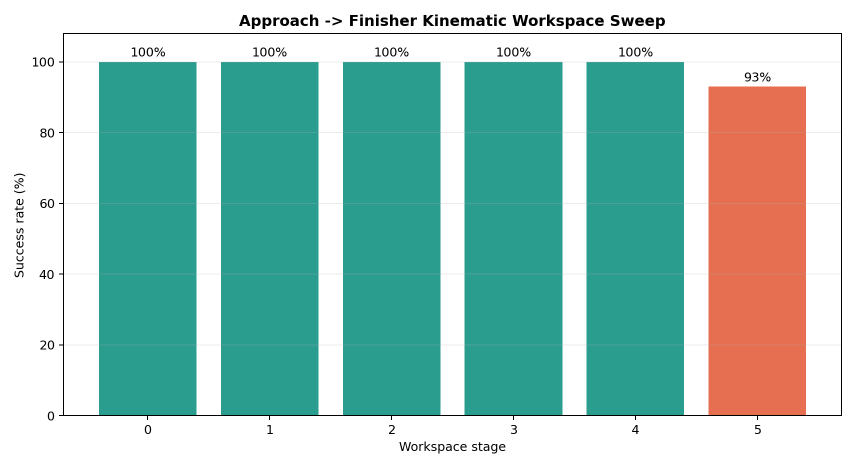
#> input picture report/figures/workspace_sweep_stage_success.png, 1710 x 936 px (shown at 1/2 size)
$ python generate_final_videos.py
#> lines starting #> are read from the running program, lines starting #| are printed output that depends on the picture
#!/usr/bin/env python3
"""Generate lightweight MP4 demo videos from final-package outputs.

The videos are intentionally self-contained and headless-friendly: they render
title cards, official metrics, and generated figures into short MP4 clips. This
keeps the final demo package usable even when Gazebo/GUI recording is not
available during packaging.
"""

from __future__ import annotations

import json
import shutil
import subprocess
import tempfile
import textwrap
from pathlib import Path

from PIL import Image, ImageDraw, ImageFont


ROOT = Path(__file__).resolve().parents[2]
REPORT = ROOT / "report"
VIDEOS = REPORT / "videos"
FIGURES = REPORT / "figures"
DEMO_OUTPUTS = REPORT / "demo_outputs"

W, H = 1280, 720
FPS = 2


def _font(size: int) -> ImageFont.ImageFont:
#> called with size = 44
    candidates = [
        "/usr/share/fonts/truetype/dejavu/DejaVuSans.ttf",
        "/usr/share/fonts/truetype/dejavu/DejaVuSans-Bold.ttf",
    ]
    for path in candidates:
        if Path(path).exists():
            return ImageFont.truetype(path, size=size)
    return ImageFont.load_default()


FONT_TITLE = _font(44)
FONT_SUBTITLE = _font(30)
FONT_BODY = _font(25)
FONT_SMALL = _font(20)


def _load_json(path: Path) -> dict:
    if not path.exists():
        return {}
    with path.open("r", encoding="utf-8") as f:
        return json.load(f)


def _card(title: str, lines: list[str], accent: tuple[int, int, int] = (42, 157, 143)) -> Image.Image:
#> called with title = 'Demo 1: Qwen L1 Bridge', accent = (38, 70, 83)
    img = Image.new("RGB", (W, H), (250, 248, 242))
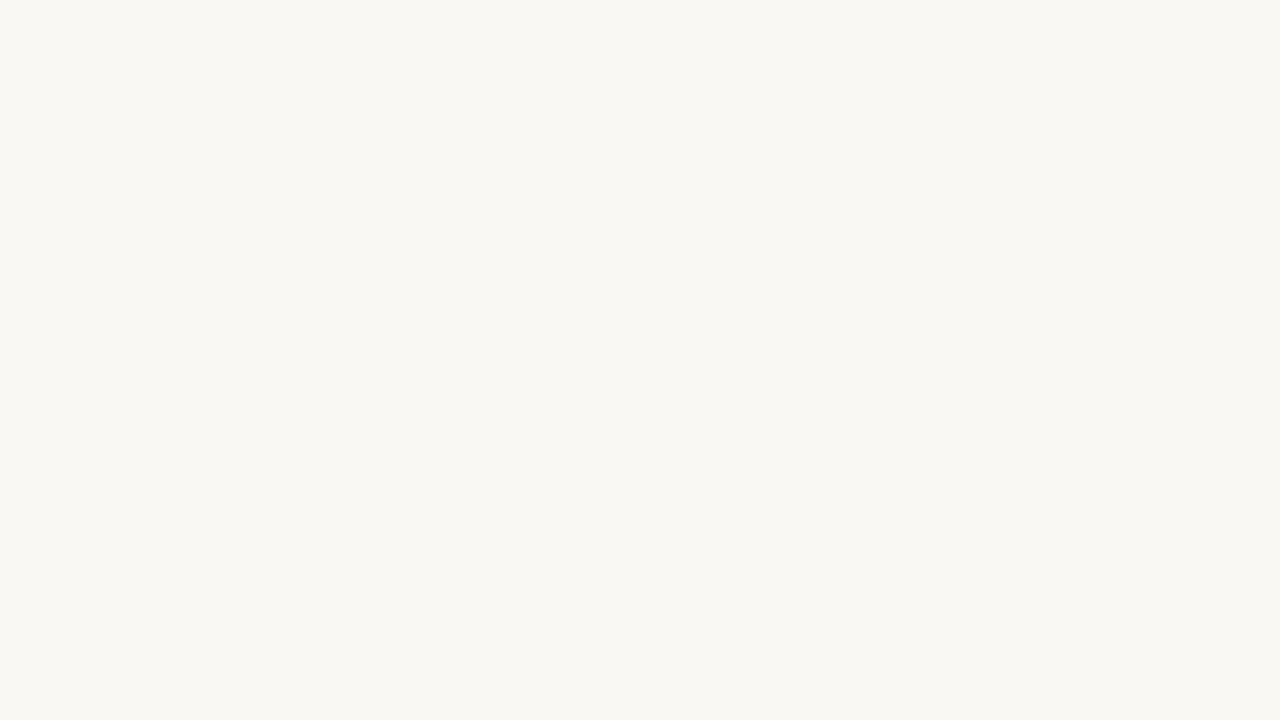
#> img: PIL image 1280x720 RGB; mean R, G, B 250, 248, 242
    draw = ImageDraw.Draw(img)
    draw.rectangle([0, 0, W, 24], fill=accent)
    draw.text((72, 70), title, font=FONT_TITLE, fill=(32, 32, 32))
    y = 155
    for line in lines:
        if not line:
            y += 20
            continue
        wrapped = textwrap.wrap(line, width=72)
        for part in wrapped:
            draw.text((92, y), part, font=FONT_BODY, fill=(45, 45, 45))
            y += 38
        y += 8
#> after the loop, y = 285
    draw.text((72, H - 58), "Robot Brain Trainer final demo package", font=FONT_SMALL, fill=(90, 90, 90))
    return img


def _figure_card(title: str, figure_path: Path, caption: list[str], accent: tuple[int, int, int]) -> Image.Image:
    img = Image.new("RGB", (W, H), (250, 248, 242))
    draw = ImageDraw.Draw(img)
    draw.rectangle([0, 0, W, 24], fill=accent)
    draw.text((56, 46), title, font=FONT_SUBTITLE, fill=(32, 32, 32))

    if figure_path.exists():
        fig = Image.open(figure_path).convert("RGB")
        max_w, max_h = 760, 520
        fig.thumbnail((max_w, max_h), Image.LANCZOS)
        img.paste(fig, (54, 132))
    else:
        draw.rectangle([54, 132, 814, 652], outline=(160, 160, 160), width=3)
        draw.text((90, 360), f"Missing figure: {figure_path.name}", font=FONT_BODY, fill=(130, 50, 50))

    y = 150
    for line in caption:
        for part in textwrap.wrap(line, width=30):
            draw.text((860, y), part, font=FONT_BODY, fill=(45, 45, 45))
            y += 38
        y += 12
    return img


def _write_video(path: Path, frames: list[Image.Image], seconds_per_frame: int = 3) -> None:
    path.parent.mkdir(parents=True, exist_ok=True)
    ffmpeg = shutil.which("ffmpeg")
    if not ffmpeg:
        raise RuntimeError("ffmpeg is required to generate MP4 demo videos")

    with tempfile.TemporaryDirectory() as tmp:
        tmp_dir = Path(tmp)
        frame_idx = 0
        for frame in frames:
            for _ in range(FPS * seconds_per_frame):
                frame.save(tmp_dir / f"frame_{frame_idx:04d}.png")
                frame_idx += 1
        cmd = [
            ffmpeg,
            "-y",
            "-framerate",
            str(FPS),
            "-i",
            str(tmp_dir / "frame_%04d.png"),
            "-c:v",
            "libx264",
            "-pix_fmt",
            "yuv420p",
            "-movflags",
            "+faststart",
            str(path),
        ]
        subprocess.run(cmd, check=True, stdout=subprocess.DEVNULL, stderr=subprocess.DEVNULL)


def _demo_01_frames() -> list[Image.Image]:
    data = _load_json(DEMO_OUTPUTS / "demo_01_qwen_bridge_output.json")
    target_pose = data.get("target_pose") or {}
    return [
        _card(
            "Demo 1: Qwen L1 Bridge",
            [
                "Natural-language task: Move tray1 from shelf_A1 to shelf_B1 while keeping it level and inserting with a stable pose.",
                "Qwen is used as the semantic L1 layer, not as a low-level controller.",
            ],
            (38, 70, 83),
        ),
        _card(
            "Structured IntentPacket",
            [
                f"Tool: {data.get('tool', 'resolve_intent_packet')}",
                f"Object: {data.get('object_id', 'tray1')}",
                f"Source -> target: {data.get('source_slot', 'shelf_A1')} -> {data.get('target_slot', 'shelf_B1')}",
                f"Skill pipeline: {data.get('pipeline', 'APPROACH -> FINISHER')}",
                f"Target xyz: {target_pose.get('xyz', [-0.92, -1.16, 1.22])}",
                f"Target rpy: {target_pose.get('rpy', [3.14, 0.0, 3.14])}",
            ],
            (38, 70, 83),
        ),
        _card(
            "Safety Boundary",
            [
                "The L1 model never emits raw joint actions, torques, or trajectories.",
                "L1 outputs semantic intent and a structured skill request.",
                "L2/L3 own policy rollout, execution, and safety boundaries.",
            ],
            (38, 70, 83),
        ),
    ]
#> the loop in _card (call 2), `for line in lines:` made 6 passes
#> (line, wrapped, y) on passes 1 to 4: ('Tool: resolve_intent_packet', ['Tool: resolve_intent_packet'], 201), ('Object: tray1', ['Object: tray1'], 247), ('Source -> target: shelf_A1 -> shelf_B1', ['Source -> target: shelf_A1 -> shelf_B1'], 293), ('Skill pipeline: APPROACH -> FINISHER', ['Skill pipeline: APPROACH -> FINISHER'], 339)
#> (wrapped, y) on passes 5 to 6: (['Target xyz: [-0.92, -1.16, 1.22]'], 385), (['Target rpy: [3.14, 0.0, 3.14]'], 431)


def _demo_02_frames() -> list[Image.Image]:
    data = _load_json(DEMO_OUTPUTS / "demo_02_kinematic_skill_summary.json")
#> data = 0 items
    success = data.get("stage5_success", 0.93)
#> success = 0.93
    final_pos = data.get("stage5_final_position_error_mm", 2.89)
#> final_pos = 2.89
    final_ori = data.get("stage5_final_orientation_error_rad", 0.0208)
#> final_ori = 0.0208
    handoff_pos = data.get("stage5_handoff_position_error_mm", 1.96)
#> handoff_pos = 1.96
    handoff_ori = data.get("stage5_handoff_orientation_error_rad", 0.0177)
#> handoff_ori = 0.0177
    return [
        _card(
            "Demo 2: Kinematic Approach -> Finisher",
            [
                "Ablations simplified the skill path to Approach -> Finisher.",
                "The trained kinematic skill stack is evaluated in staged workspace sweeps.",
            ],
            (42, 157, 143),
        ),
        _figure_card(
            "Workspace Sweep Result",
            FIGURES / "workspace_sweep_stage_success.png",
            [
                f"Stage 5 success: {success:.2f}",
                f"Handoff pos error: {handoff_pos:.2f} mm",
                f"Handoff ori error: {handoff_ori:.4f} rad",
                f"Final pos error: {final_pos:.2f} mm",
                f"Final ori error: {final_ori:.4f} rad",
            ],
            (42, 157, 143),
        ),
        _card(
            "Interpretation",
            [
                "This is not full kitchen manipulation.",
                "It is a working kinematic RL skill stack with millimeter-level final position error in the trained workspace.",
            ],
            (42, 157, 143),
        ),
    ]
#> in _figure_card, `img.paste(fig, (54, 132))`:
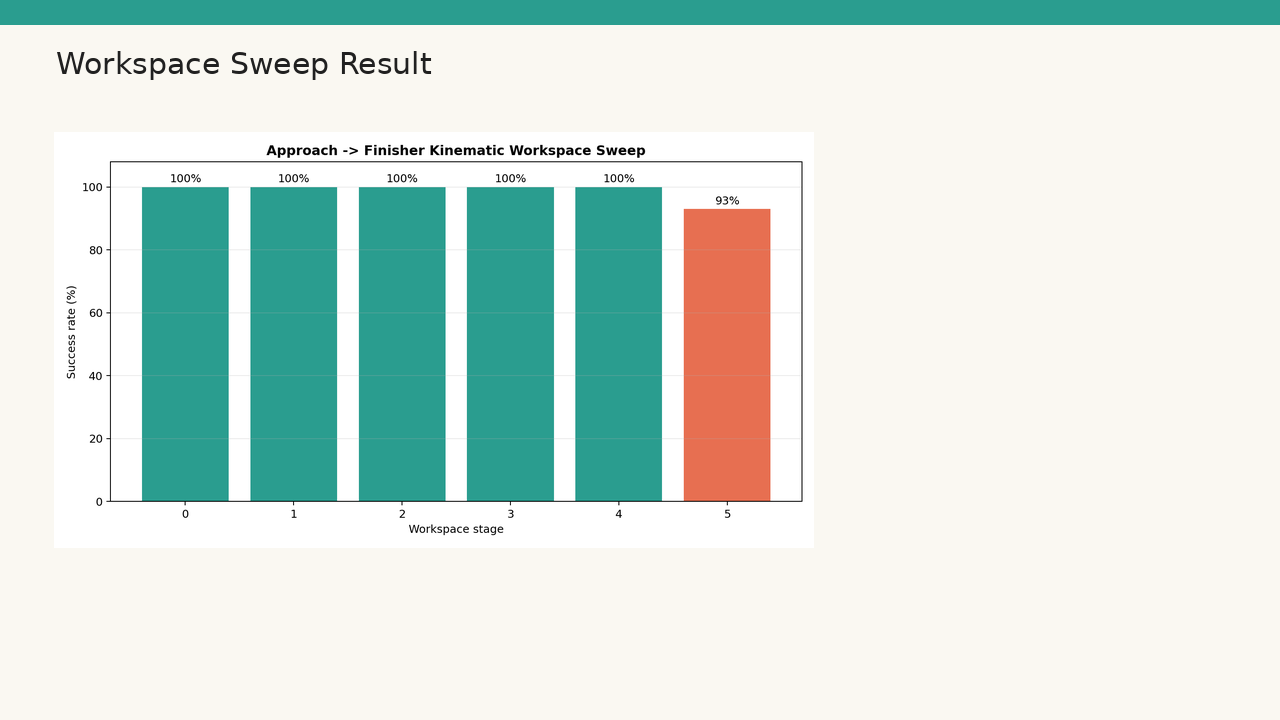
#> img: PIL image 1280x720 RGB; mean R, G, B 210.4, 226.8, 219.7
#> the loop in _figure_card, `for line in caption:` made 5 passes
#> (line, y) on passes 1 to 5: ('Stage 5 success: 0.93', 200), ('Handoff pos error: 1.96 mm', 250), ('Handoff ori error: 0.0177 rad', 300), ('Final pos error: 2.89 mm', 350), ('Final ori error: 0.0208 rad', 400)
#> after the loop in _figure_card, `for line in caption:`: y = 400


def _demo_03_frames() -> list[Image.Image]:
    data = _load_json(DEMO_OUTPUTS / "demo_03_route_curriculum_summary.json")
#> data = 0 items
    return [
        _card(
            "Demo 3: Route Curriculum",
            [
                "The original local controller failed on full scene-level transport.",
                "Route curriculum trains waypoint following with q_goal as target observation, while the RL policy still outputs actions.",
            ],
            (231, 111, 81),
        ),
        _figure_card(
            "Route Prefix Improvement",
            FIGURES / "route_prefix_improvement.png",
            [
                f"Baseline longest prefix: {data.get('baseline_longest_prefix', 21)}",
                f"Prefix120 success: {data.get('prefix120_success', 1.0):.2f}",
                f"Full483 probe success: {data.get('full483_success', 0.4741):.4f}",
                f"Full483 longest prefix: {data.get('full483_longest_prefix', 170)}",
            ],
            (231, 111, 81),
        ),
        _figure_card(
            "Current Route Limitation",
            FIGURES / "route_curriculum_limitations.png",
            [
                "Stable route prefix: 120",
                "Full-route probe reaches 170",
                f"First failure index: {data.get('first_failure_index', 171)}",
                f"Failure reason: {data.get('first_failure_reason', 'position')}",
                "Full holder1 -> holder8 remains future work.",
            ],
            (231, 111, 81),
        ),
    ]
#> call 2 of _figure_card, with title = 'Route Prefix Improvement', accent = (231, 111, 81)
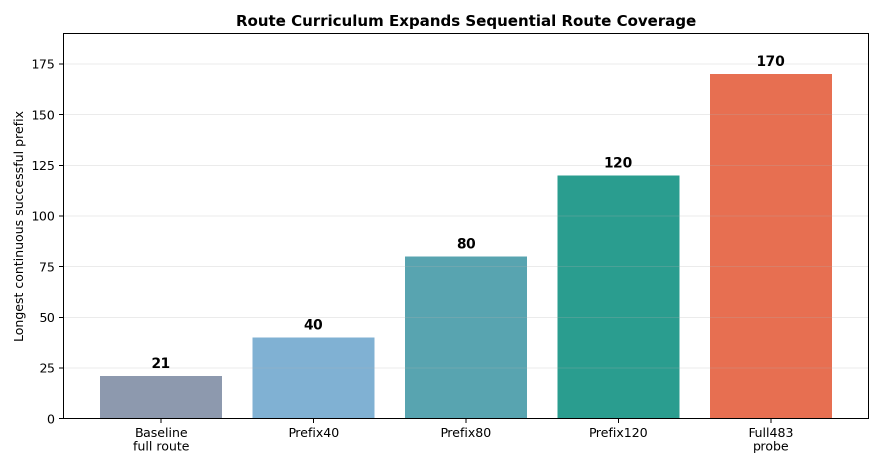
#> input picture report/figures/route_prefix_improvement.png, 1764 x 936 px (shown at 1/2 size)
#> in _figure_card (call 2), `img.paste(fig, (54, 132))`:
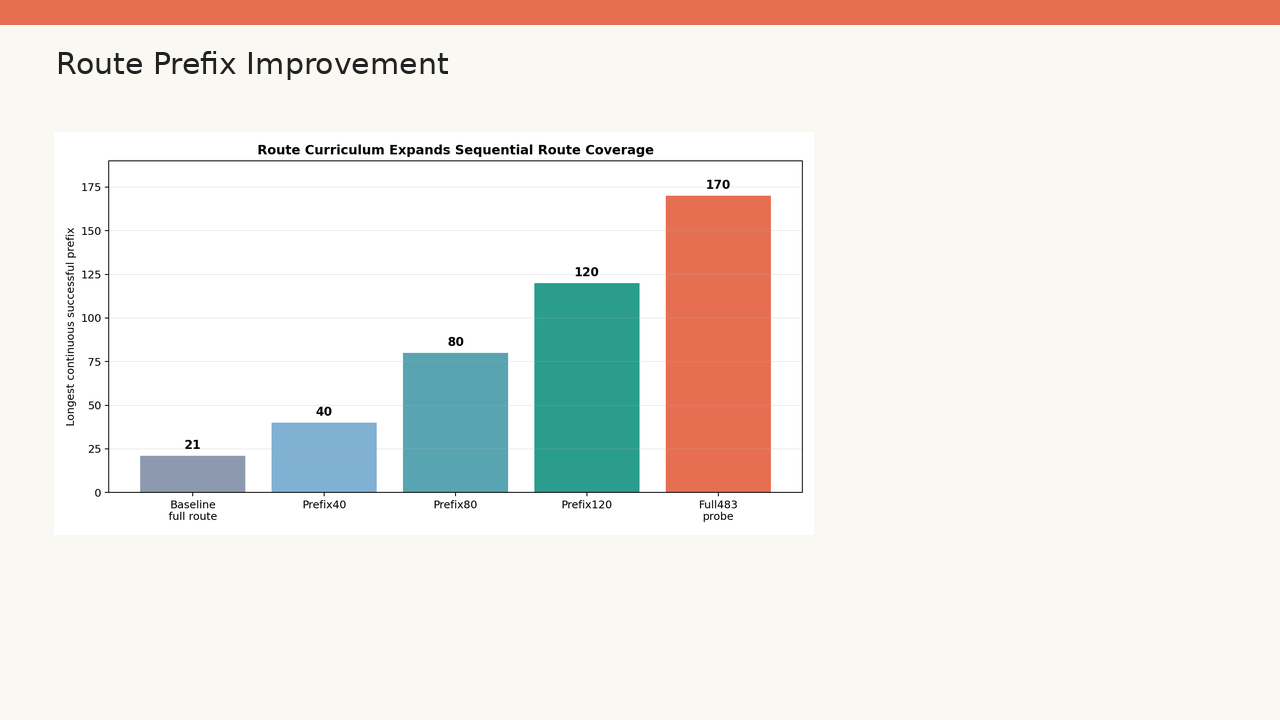
#> img: PIL image 1280x720 RGB; mean R, G, B 238.8, 233.7, 228.1
#> the loop in _figure_card (call 2), `for line in caption:` made 4 passes
#> (line, y) on passes 1 to 4: ('Baseline longest prefix: 21', 200), ('Prefix120 success: 1.00', 250), ('Full483 probe success: 0.4741', 300), ('Full483 longest prefix: 170', 350)
#> after the loop in _figure_card (call 2), `for line in caption:`: y = 350
#> call 3 of _figure_card, with title = 'Current Route Limitation', accent = (231, 111, 81)
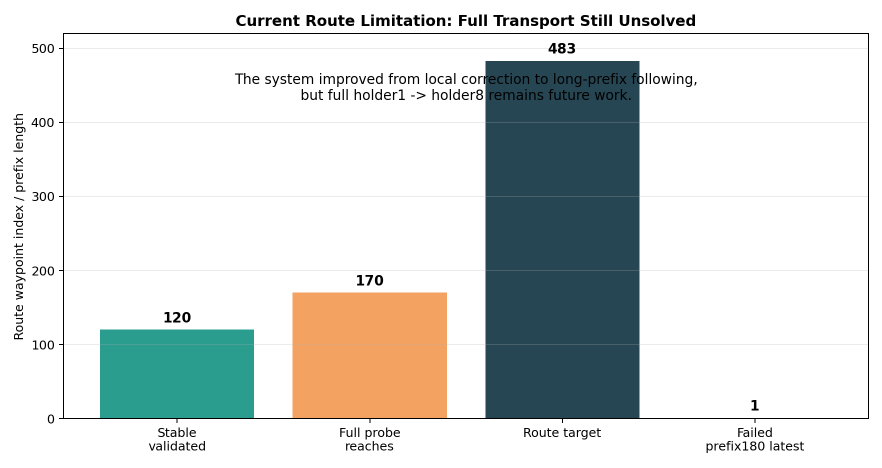
#> input picture report/figures/route_curriculum_limitations.png, 1764 x 936 px (shown at 1/2 size)
#> in _figure_card (call 3), `fig.thumbnail((max_w, max_h), Image.LANCZOS)`:
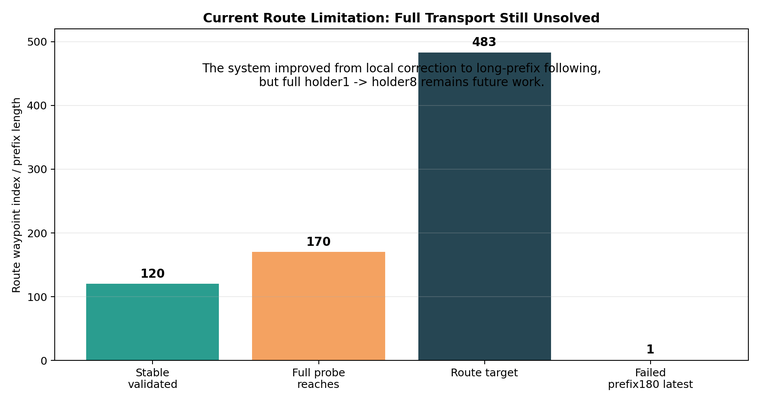
#> fig: PIL image 760x403 RGB; mean R, G, B 212.8, 216.9, 215.1
#> in _figure_card (call 3), `img.paste(fig, (54, 132))`:
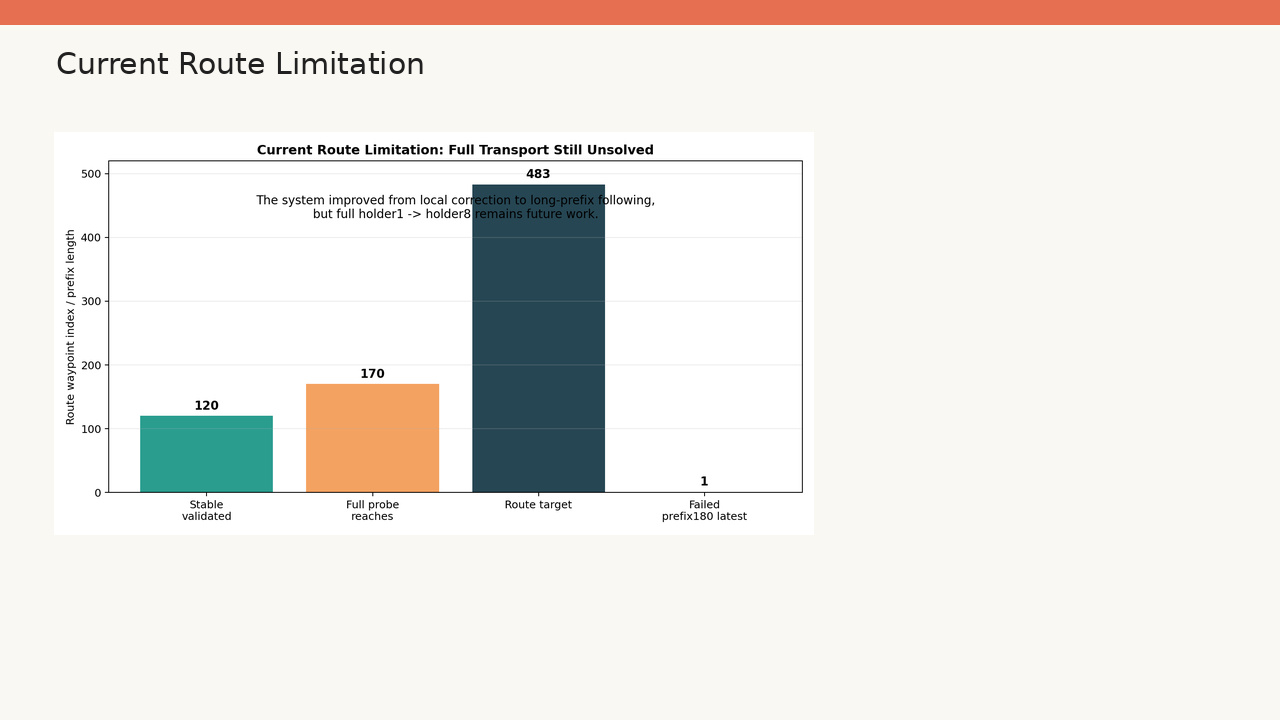
#> img: PIL image 1280x720 RGB; mean R, G, B 236.4, 232.4, 227
#> the loop in _figure_card (call 3), `for line in caption:` made 5 passes
#> (line, y) on passes 1 to 4: ('Stable route prefix: 120', 200), ('Full-route probe reaches 170', 250), ('First failure index: 171', 300), ('Failure reason: position', 350)
#> y on pass 5: 438
#> after the loop in _figure_card (call 3), `for line in caption:`: y = 438


def main() -> None:
    VIDEOS.mkdir(parents=True, exist_ok=True)
    demos = {
        "demo_01_qwen_bridge.mp4": _demo_01_frames(),
        "demo_02_kinematic_skill.mp4": _demo_02_frames(),
        "demo_03_route_curriculum.mp4": _demo_03_frames(),
    }
    all_frames: list[Image.Image] = []
    for name, frames in demos.items():
        out = VIDEOS / name
        _write_video(out, frames)
        all_frames.extend(frames)
        print(f"Generated {out}")
#> this loop made 1 pass
#> name on pass 1: 'demo_01_qwen_bridge.mp4'
#> after the loop, all_frames = []
    final_out = VIDEOS / "final_demo_compilation.mp4"
    _write_video(final_out, all_frames, seconds_per_frame=3)
    print(f"Generated {final_out}")


if __name__ == "__main__":
#> (the run stopped early here; a loop or call above may not have finished)
